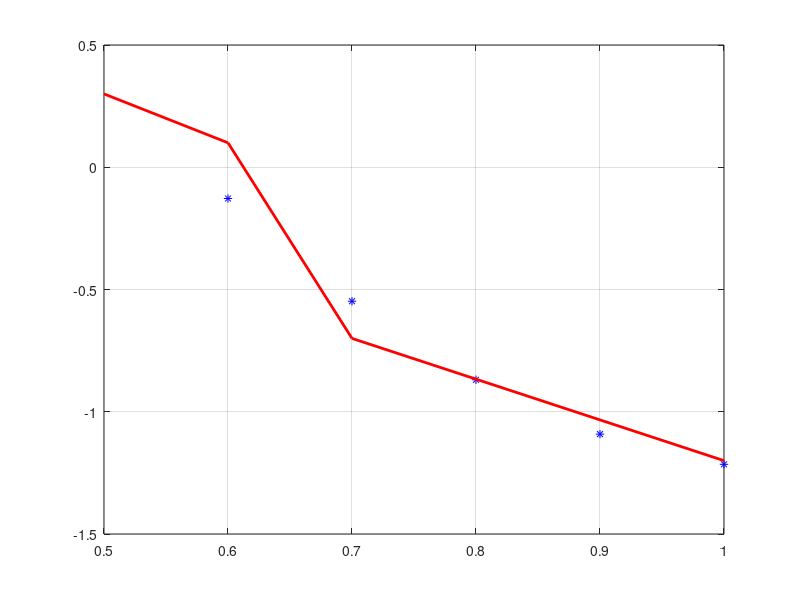

MATLAB code to generate this figure:
 path_end=[0.5;0.3];     
part3_2 = [[1;-1.2], [0.7; -0.7] , [0.6; 0.1], path_end]
       xnw1 = 1:-0.1:0.6
       p1 =       4.945 ; 
       p2 =      -10.63 ; 
       p3 =        4.47 ; 
     ynw1 = p1*xnw1.^2 + p2*xnw1 + p3
     
    figure
    plot(xnw1,ynw1,'b*')
    hold on
    plot(part3_2(1,:), part3_2(2,:),'r','linewidth',2)
    grid on

% Coefficients (with 95% confidence bounds):
     
       
       
       %%% first you need the points
       